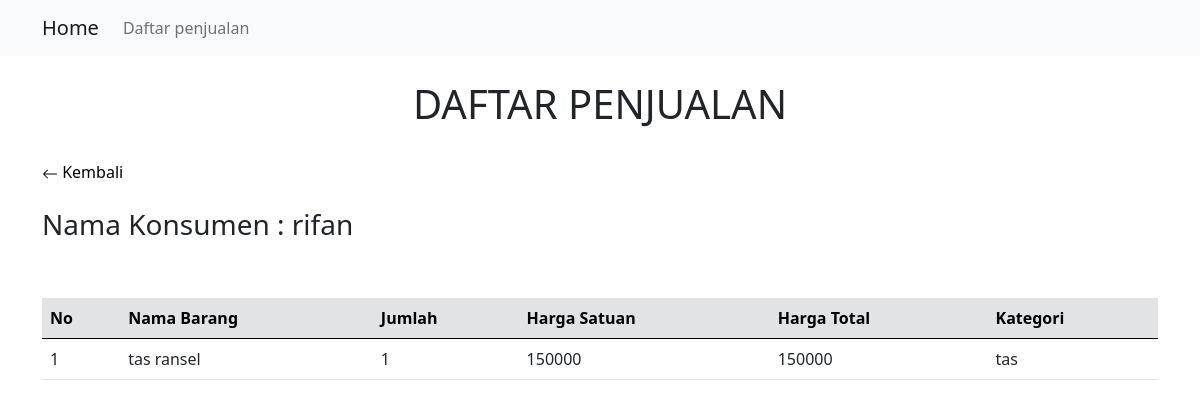
Screenshot of /detail_penjualan.php?kode=1&nama=rifan with the database file from the repository.
### tables this page shows
CREATE TABLE `detail_penjualan` (
  `id_penjualan` int(11) NOT NULL AUTO_INCREMENT,
  `kode_penjualan` int(11) NOT NULL,
  `kode_brg` varchar(255) NOT NULL,
  `jumlah` int(11) NOT NULL,
  `harga_satuan` int(11) NOT NULL,
  `harga_total` int(11) NOT NULL,
  PRIMARY KEY (`id_penjualan`),
  KEY `kode_barang` (`kode_brg`),
  KEY `kode_penjualan` (`kode_penjualan`),
  CONSTRAINT `detail_penjualan_ibfk_1` FOREIGN KEY (`kode_brg`) REFERENCES `master_barang` (`kode_barang`) ON DELETE CASCADE ON UPDATE CASCADE,
  CONSTRAINT `detail_penjualan_ibfk_2` FOREIGN KEY (`kode_penjualan`) REFERENCES `penjualan` (`kode_jual`) ON DELETE CASCADE ON UPDATE CASCADE
);

CREATE TABLE `master_barang` (
  `kode_barang` varchar(255) NOT NULL,
  `nama_barang` varchar(255) NOT NULL,
  `harga_jual` int(11) NOT NULL,
  `harga_beli` int(11) NOT NULL,
  `stok` int(11) NOT NULL,
  `kategori` varchar(255) NOT NULL,
  PRIMARY KEY (`kode_barang`)
);

### detail_penjualan.php (the view, shortened to what this page needs)
<!DOCTYPE html>
<html lang="en">
<head>
    <link href="https://cdn.jsdelivr.net/npm/bootstrap@5.0.2/dist/css/bootstrap.min.css" rel="stylesheet">
</head>
<body>
    <?php include('navbar.php') ?>
    <div class="container">
        <h1 class="text-center mt-4">DAFTAR PENJUALAN</h1>
        <br>
        <div class="text-start mb-4">
            <a style="text-decoration: none; color: black;" href="penjualan.php">
                <svg xmlns="http://www.w3.org/2000/svg" width="16" height="16" fill="currentColor" class="bi bi-arrow-left" viewBox="0 0 16 16">
                    <path fill-rule="evenodd" d="M15 8a.5.5 0 0 0-.5-.5H2.707l3.147-3.146a.5.5 0 1 0-.708-.708l-4 4a.5.5 0 0 0 0 .708l4 4a.5.5 0 0 0 .708-.708L2.707 8.5H14.5A.5.5 0 0 0 15 8z" />
                </svg> Kembali
            </a>
        </div>
        <h3>Nama Konsumen : <?php echo $_GET['nama'] ?></h3>
        <div class="table-responsive">
            <table class="table mt-5">
                <thead class="table-secondary">
                    <tr>
                        <th scope="col">No</th>
                        <th scope="col">Nama Barang</th>
                        <th scope="col">Jumlah</th>
                        <th scope="col">Harga Satuan</th>
                        <th scope="col">Harga Total</th>
                        <th scope="col">Kategori</th>
                    </tr>
                </thead>
                <tbody>
                    <?php
                    include('store/connection_db.php');
                    $no = 1;
                    $query = mysqli_query($connect_db, 'SELECT * FROM detail_penjualan INNER JOIN master_barang ON kode_barang = kode_brg WHERE kode_penjualan = ' . $_GET['kode']);
                    while ($data = mysqli_fetch_array($query)) {
                    ?>
                        <tr>
                            <td scope="row"><?php echo $no++ ?></td>
                            <td><?php echo $data['nama_barang'] ?></td>
                            <td><?php echo $data['jumlah'] ?></td>
                            <td><?php echo $data['harga_satuan'] ?></td>
                            <td><?php echo $data['harga_total'] ?></td>
                            <td><?php echo $data['kategori'] ?></td>
                        </tr>
                    <?php } ?>
                </tbody>
            </table>
        </div>
    </div>
</body>
</html>

### rows the page displays
detail_penjualan: kode_brg.nama_barang "tas ransel", jumlah "1", harga_satuan "150000", harga_total "150000", kode_brg.kategori "tas"

### other values shown
$_GET['nama'] "rifan"
